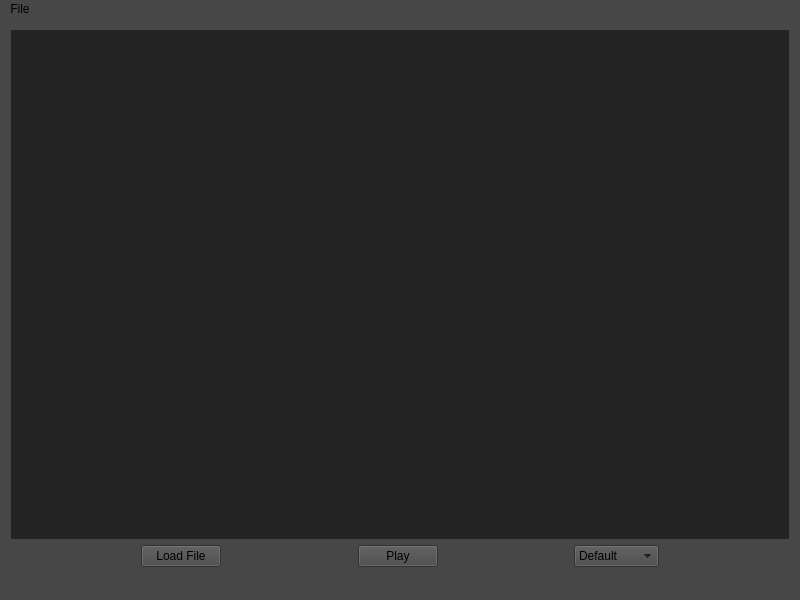
<?xml version="1.0" encoding="UTF-8"?>
<ui version="4.0">
 <class>MainWindow</class>
 <widget class="QMainWindow" name="MainWindow">
  <property name="geometry">
   <rect>
    <x>0</x>
    <y>0</y>
    <width>800</width>
    <height>600</height>
   </rect>
  </property>
  <property name="minimumSize">
   <size>
    <width>800</width>
    <height>600</height>
   </size>
  </property>
  <property name="mouseTracking">
   <bool>false</bool>
  </property>
  <property name="windowTitle">
   <string>OCVPlayer</string>
  </property>
  <property name="styleSheet">
   <string notr="true">background-color: rgb(71, 71, 71);</string>
  </property>
  <widget class="QWidget" name="centralWidget">
   <layout class="QVBoxLayout" name="verticalLayout">
    <item>
     <widget class="QLabel" name="label">
      <property name="minimumSize">
       <size>
        <width>640</width>
        <height>480</height>
       </size>
      </property>
      <property name="autoFillBackground">
       <bool>false</bool>
      </property>
      <property name="styleSheet">
       <string notr="true">background-color: rgb(36, 36, 36);</string>
      </property>
      <property name="text">
       <string/>
      </property>
     </widget>
    </item>
    <item>
     <layout class="QHBoxLayout" name="horizontalLayout">
      <item>
       <spacer name="horizontalSpacer">
        <property name="orientation">
         <enum>Qt::Horizontal</enum>
        </property>
        <property name="sizeHint" stdset="0">
         <size>
          <width>40</width>
          <height>20</height>
         </size>
        </property>
       </spacer>
      </item>
      <item>
       <widget class="QPushButton" name="pushButton">
        <property name="text">
         <string>Load File</string>
        </property>
       </widget>
      </item>
      <item>
       <spacer name="horizontalSpacer_2">
        <property name="orientation">
         <enum>Qt::Horizontal</enum>
        </property>
        <property name="sizeHint" stdset="0">
         <size>
          <width>40</width>
          <height>20</height>
         </size>
        </property>
       </spacer>
      </item>
      <item>
       <widget class="QPushButton" name="pushButton_2">
        <property name="text">
         <string>Play</string>
        </property>
       </widget>
      </item>
      <item>
       <spacer name="horizontalSpacer_3">
        <property name="orientation">
         <enum>Qt::Horizontal</enum>
        </property>
        <property name="sizeHint" stdset="0">
         <size>
          <width>40</width>
          <height>20</height>
         </size>
        </property>
       </spacer>
      </item>
      <item>
       <widget class="QComboBox" name="comboBox">
        <property name="currentText">
         <string>Default</string>
        </property>
        <property name="maxCount">
         <number>10</number>
        </property>
        <property name="modelColumn">
         <number>0</number>
        </property>
        <item>
         <property name="text">
          <string>Default</string>
         </property>
        </item>
        <item>
         <property name="text">
          <string>Grayscale</string>
         </property>
        </item>
        <item>
         <property name="text">
          <string>Luv</string>
         </property>
        </item>
       </widget>
      </item>
      <item>
       <spacer name="horizontalSpacer_4">
        <property name="orientation">
         <enum>Qt::Horizontal</enum>
        </property>
        <property name="sizeHint" stdset="0">
         <size>
          <width>40</width>
          <height>20</height>
         </size>
        </property>
       </spacer>
      </item>
     </layout>
    </item>
   </layout>
  </widget>
  <widget class="QMenuBar" name="menuBar">
   <property name="geometry">
    <rect>
     <x>0</x>
     <y>0</y>
     <width>800</width>
     <height>19</height>
    </rect>
   </property>
   <widget class="QMenu" name="menuFile">
    <property name="title">
     <string>File</string>
    </property>
    <addaction name="actionExit"/>
   </widget>
   <addaction name="menuFile"/>
  </widget>
  <widget class="QStatusBar" name="statusBar"/>
  <action name="actionExit">
   <property name="text">
    <string>Exit</string>
   </property>
  </action>
 </widget>
 <layoutdefault spacing="6" margin="11"/>
 <resources/>
 <connections/>
</ui>
